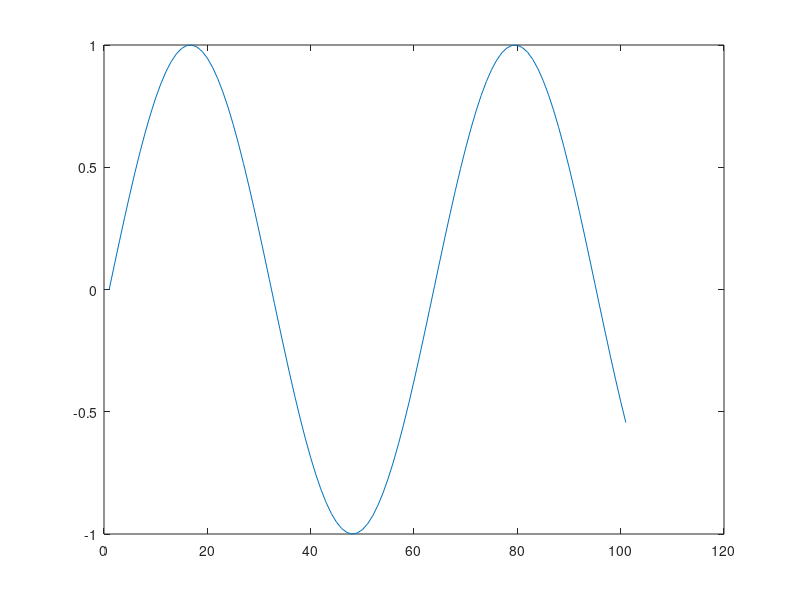
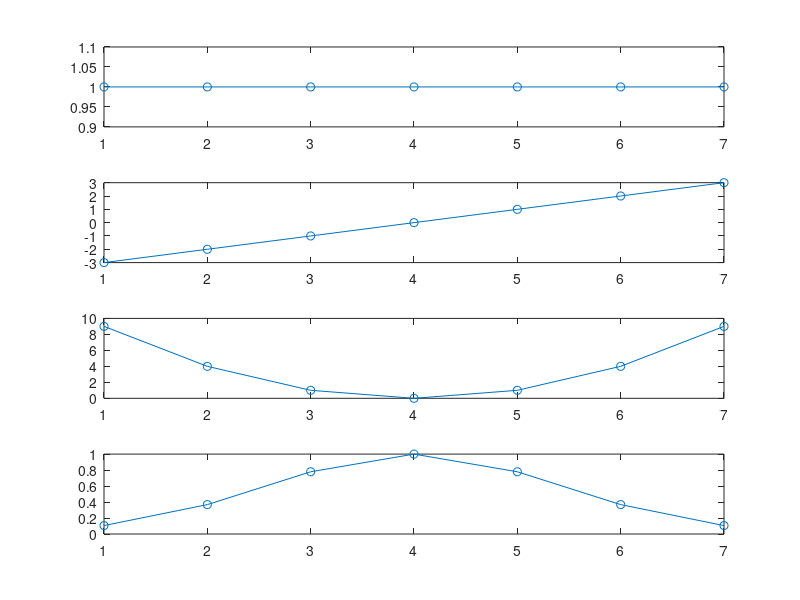
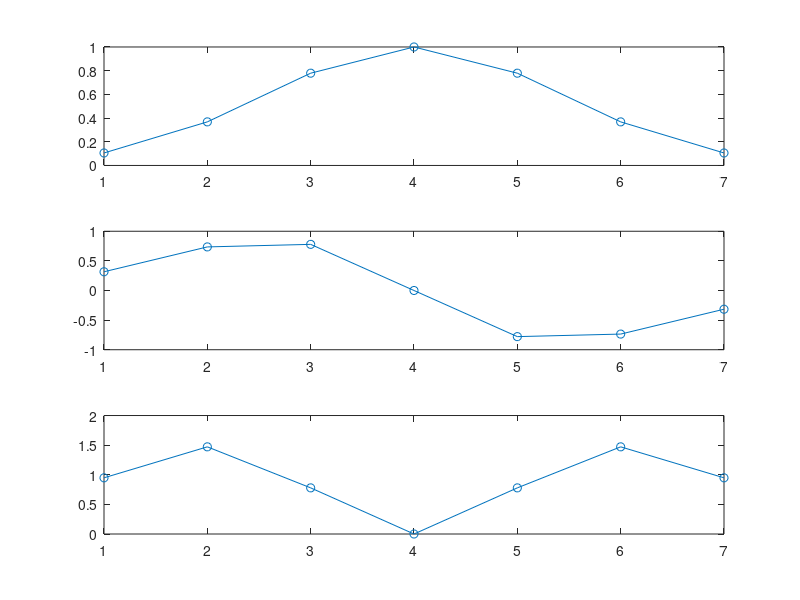
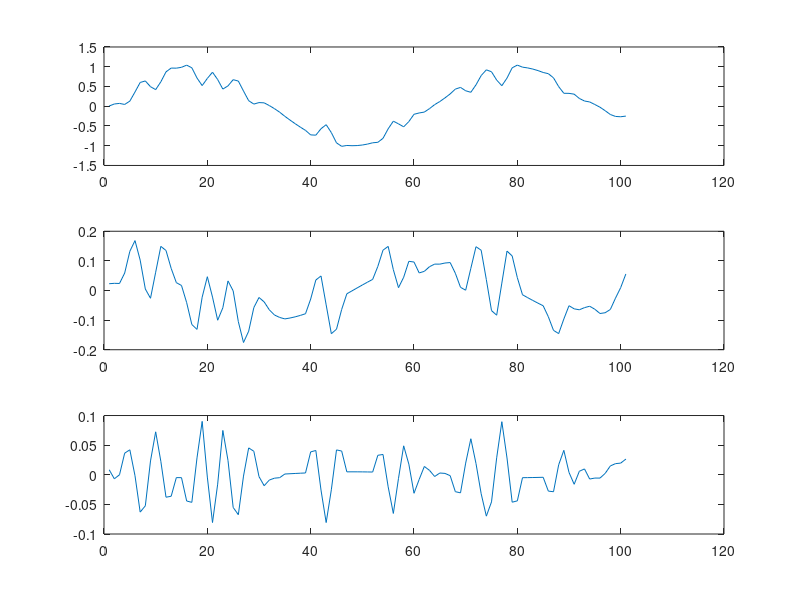

The MATLAB source for these figures, in order:
k = 0:1:100;
s = sin(k/10);
figure(1);plot(s);

x=(-3:3)';
b0=ones(7,1);
b1=x;
b2=x.^2;
figure(2);
subplot(4,1,1);plot(b0,'-o');
subplot(4,1,2);plot(b1,'-o');
subplot(4,1,3);plot(b2,'-o');

a = exp(-x.^2/4);
figure(2);
subplot(4,1,4);plot(a,'-o');

f0 = b0.*a; f0 = f0(end:-1:1);
f1 = b1.*a; f1 = f1(end:-1:1);
f2 = b2.*a; f2 = f2(end:-1:1);
figure(3);
subplot(3,1,1);plot(f0,'-o');
subplot(3,1,2);plot(f1,'-o');
subplot(3,1,3);plot(f2,'-o');

h0 = conv(s,f0,'same');
h1 = conv(s,f1,'same');
h2 = conv(s,f2,'same');

G0 = diag(a);
B = [b0 b1 b2];
G = B'*G0*B


c = inv(G)*[h0;h1;h2];
figure(4);
subplot(3,1,1);plot(c(1,:))
subplot(3,1,2);plot(c(2,:))
subplot(3,1,3);plot(c(3,:))

%% 4
cert = double(rand(1,101)>0.2);
scert = s.*cert;
figure(5);plot(scert);


h0 = conv(scert,f0,'same');
h1 = conv(scert,f1,'same');
h2 = conv(scert,f2,'same');

G0 = diag(a);
B = [b0 b1 b2];
G = B'*G0*B


c = inv(G)*[h0;h1;h2];
figure(4);
subplot(3,1,1);plot(c(1,:))
subplot(3,1,2);plot(c(2,:))
subplot(3,1,3);plot(c(3,:))